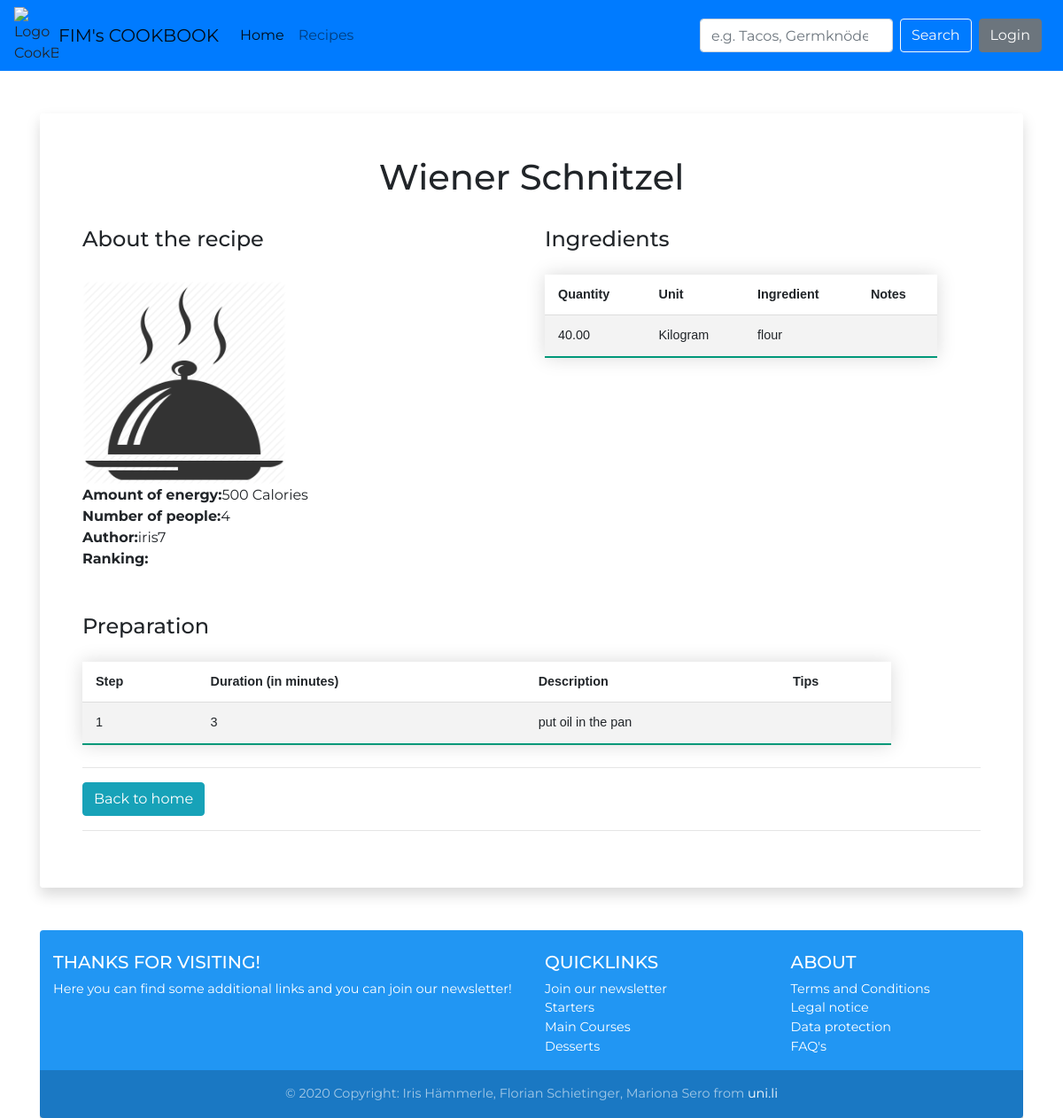
Screenshot of /viewrecipe/5 with the database file from the repository.
### myRecipeApp/models.py (models this page shows, shortened)
class Recipe(models.Model):
    RecipeId = models.BigAutoField(primary_key=True,
                                   verbose_name="Unique RecipeId"
                                   )
    RecipeName = models.CharField(verbose_name="Recipe Name",
                                  max_length=300
                                  )
    Picture = models.ImageField(verbose_name="Recipe Picture",
                                blank=True,
                                upload_to="upload/"
                                )
    UserId = models.ForeignKey(settings.AUTH_USER_MODEL,
                               verbose_name="Author",
                               on_delete=models.PROTECT
                               )
    Energy = models.PositiveIntegerField(verbose_name="Calories",
                                         blank=True)
    UnitId = models.ForeignKey(Unit,
                               verbose_name="Unit of Energy",
                               on_delete=models.PROTECT
                               )
    NumberPeople = models.PositiveSmallIntegerField(verbose_name="Number of People",
                                                    blank=True)

class Ingredient(models.Model):
    IngredientId = models.BigAutoField(primary_key=True,
                                       verbose_name="Unique UnitId"
                                       )
    RecipeId = models.ForeignKey(Recipe,
                                 verbose_name="Recipe",
                                 on_delete=models.CASCADE,
                                 default=0
                                 )
    Quantity = models.DecimalField(verbose_name="Quantity",
                                   max_digits=8,  # before none
                                   decimal_places=2
                                   )
    UnitId = models.ForeignKey(Unit,
                               verbose_name="Unit",
                               on_delete=models.CASCADE
                               )
    FoodItemId = models.ForeignKey(FoodItem,
                                   verbose_name="Food Item",
                                   on_delete=models.CASCADE
                                   )
    Note = models.TextField(verbose_name="Note",
                            blank=True
                            )

class FoodItem(models.Model):
    FoodItemId = models.BigAutoField(primary_key=True,
                                     verbose_name="Unique FoodItemId"
                                     )
    Name = models.CharField(verbose_name="Name",
                            max_length=200
                            )
    def __str__(self):  # to make it more readable in the admin panel (shows name instead of PK)
        return self.Name

class RecipeSteps(models.Model):
    RatingId = models.BigAutoField(primary_key=True,
                                   verbose_name="Unique RecipeStepId"
                                   )
    RecipeId = models.ForeignKey(Recipe,
                                 verbose_name="Recipe",
                                 on_delete=models.CASCADE
                                 )
    Duration = models.PositiveSmallIntegerField(verbose_name="Duration in Minutes",
                                                default=0
                                                )
    StepNo = models.PositiveSmallIntegerField(verbose_name="Step Number")
    Description = models.TextField(verbose_name="Description")
    Tips = models.TextField(verbose_name="Tips",
                            blank=True
                            )

### myUnitApp/models.py (models this page shows)
class Unit(models.Model):
    UnitId = models.BigAutoField(primary_key=True,
                                 verbose_name="Unique UnitId"
                                 )
    Name = models.CharField(verbose_name="Name",
                            max_length=200,
                            unique=True
                            )
    Abbreviation = models.CharField(verbose_name="Abbreviation",
                                    max_length=3
                                    )
    def __str__(self):  # to make it more readable in the admin panel (shows name instead of PK)
        return self.Name

### myRecipeApp/views.py (the view)
# urls.py: path('viewrecipe/<int:recipe_id>', recipe_details_view, name='view-recipe'),
def recipe_details_view(request, recipe_id=None):
    """This function is used to view the final versions of the recipes created by the users"""
    recipe = None
    if not recipe_id is None:
        recipe = Recipe.objects.get(RecipeId=recipe_id)
    context = {
        "recipe": recipe
    }
    return render(request, "details_view_recipe.html", context)

### myRecipeApp/templates/details_view_recipe.html (shortened to what this page needs)
{% extends 'base.html' %}
{% block titleContent %}
    <h1 class="title text-center h1">{{ recipe.RecipeName }}</h1>
{% endblock %}
{% block mainContent %}
    <div class="row">
        <div class="col-sm-6">
            <h4>About the recipe</h4>
            <br>
            <table class="styled-table " style="width:90%">
                {% if recipe.Picture  %}
                <img class="img-responsive img-circle rounded" src="{{ recipe.Picture.url }}" alt="Picture from recipe" style="max-width: 230px;"/>
                {% else %}
                    {% load static %}
                    <img class="img-responsive img-circle rounded" src="{% static "images/dinner_icon.jpg" %}"
                     alt="Icon no image existing" style="max-width: 230px;" />
                {% endif %}
                <br>
                <h8><b>Amount of energy:</b></h8>
                <br>
                <h8><b>Number of people:</b></h8>
                <br>
                <h8><b>Author:</b></h8>
                <br>
                <h8><b>Ranking:</b></h8>
            </table>
        </div>
        <div class="col-sm-6">
            <h4>Ingredients</h4>
            {% if recipe.ingredient_set.all.count > 0 %}
                <table class="styled-table" style="width:90%">
                    <tr>
                        <th>Quantity</th>
                        <th>Unit</th>
                        <th>Ingredient</th>
                        <th>Notes</th>
                    </tr>
                    {% for field in recipe.ingredient_set.all %}
                        <tr id="{{ field.IngredientId }}">
                            <td>{{ field.Quantity }}</td>
                            <td>{{ field.UnitId }}</td>
                            <td>{{ field.FoodItemId }}</td>
                            <td>{{ field.Note }}</td>
                        </tr>
                    {% endfor %}
                </table>
            {% endif %}
        </div>
    </div>
    <h4>Preparation</h4>
    {% if recipe.recipesteps_set.all.count > 0 %}
        <table class="styled-table" style="width:90%">
            <tr>
                <th>Step</th>
                <th>Duration (in minutes)</th>
                <th>Description</th>
                <th>Tips</th>
                {% for field in recipe.recipesteps_set.all %}
                    <tr id="{{ field.RatingId }}">
                        <td>{{ field.StepNo }}</td>
                        <td>{{ field.Duration }}</td>
                        <td>{{ field.Description }}</td>
                        <td>{{ field.Tips }}</td>
                    </tr>
                {% endfor %}
        </table>
    {% endif %}
    <hr>
    <form action="/home">
        <input class="btn btn-info" type="submit" class="btn btn-info" value="Back to home"/>
    </form>
{% endblock %}

### static_general/css/myStyles.css (style rules this page uses)
html { font-family: 'Montserrat', sans-serif; line-height: 1.15; -webkit-text-size-adjust: 100%; -webkit-tap-highlight-color: transparent; }
body { background: url('https://c.pxhere.com/photos/28/59/background_food_tasty_olives_wooden_background_cooking_plate_kitchen-1369805.jpg!d') no-repeat center center fixed; -webkit-background-size: cover; -moz-background-size: cover; background-size: cover; -o-background-size: cover; font-family: 'Montserrat', sans-serif; }
.styled-table { border-collapse: collapse; margin: 25px 0; font-size: 0.9em; font-family: sans-serif; min-width: 400px; box-shadow: 0 0 20px rgba(0, 0, 0, 0.15); }
.styled-table th, .styled-table td { padding: 12px 15px; }
.styled-table tbody tr { border-bottom: 1px solid #dddddd; }
.styled-table tbody tr:nth-of-type(even) { background-color: #f3f3f3; }
.styled-table tbody tr:last-of-type { border-bottom: 2px solid #009879; }

### rows the page displays
Recipe: RecipeName "Wiener Schnitzel"
Ingredient: Quantity "40.00", UnitId "Kilogram", FoodItemId "flour"
RecipeSteps: StepNo "1", Duration "3", Description "put oil in the pan"
